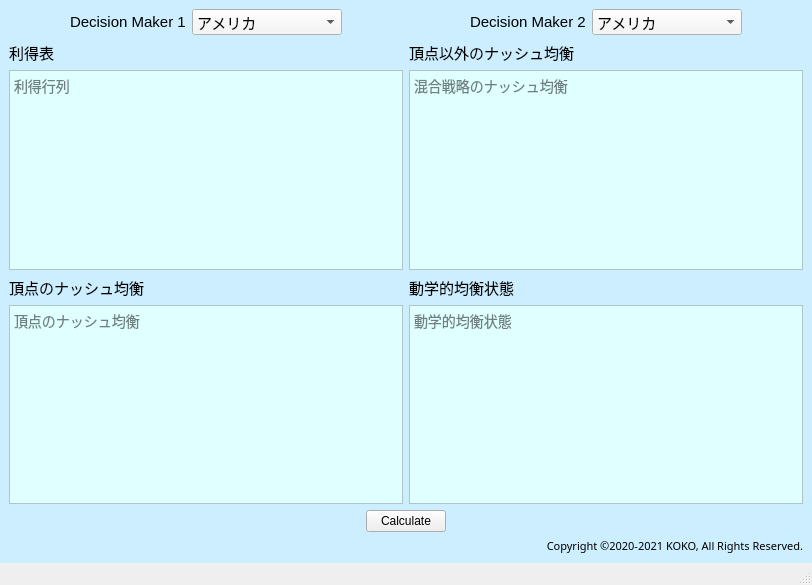
<?xml version="1.0" encoding="UTF-8"?>
<ui version="4.0">
 <class>MainWindow</class>
 <widget class="QMainWindow" name="MainWindow">
  <property name="geometry">
   <rect>
    <x>0</x>
    <y>0</y>
    <width>812</width>
    <height>585</height>
   </rect>
  </property>
  <property name="sizePolicy">
   <sizepolicy hsizetype="Fixed" vsizetype="Fixed">
    <horstretch>0</horstretch>
    <verstretch>0</verstretch>
   </sizepolicy>
  </property>
  <property name="windowTitle">
   <string>Equilibrium Calculator__version 0.0</string>
  </property>
  <widget class="QWidget" name="centralwidget">
   <property name="styleSheet">
    <string notr="true">.QWidget{
	background-color:#CCEEFF;
}
.QTextBrowser{
	background-color:#E0FFFF;
	font-size:14px
}
.QComboBox{
	background-color:	#F5F5F5;
	font-size:15px;
}
.QLabel{
	font-size:15px;
	font-weight:490;
	
}</string>
   </property>
   <layout class="QVBoxLayout" name="verticalLayout_6">
    <item>
     <layout class="QVBoxLayout" name="verticalLayout_5">
      <item>
       <layout class="QHBoxLayout" name="horizontalLayout">
        <item>
         <spacer name="horizontalSpacer">
          <property name="orientation">
           <enum>Qt::Horizontal</enum>
          </property>
          <property name="sizeHint" stdset="0">
           <size>
            <width>40</width>
            <height>20</height>
           </size>
          </property>
         </spacer>
        </item>
        <item>
         <widget class="QLabel" name="label">
          <property name="text">
           <string>Decision Maker 1</string>
          </property>
         </widget>
        </item>
        <item>
         <widget class="QComboBox" name="comboBox_3">
          <item>
           <property name="text">
            <string>アメリカ</string>
           </property>
          </item>
          <item>
           <property name="text">
            <string>日本</string>
           </property>
          </item>
          <item>
           <property name="text">
            <string>ドイツ</string>
           </property>
          </item>
          <item>
           <property name="text">
            <string>イギリス</string>
           </property>
          </item>
          <item>
           <property name="text">
            <string>シンガポール</string>
           </property>
          </item>
          <item>
           <property name="text">
            <string>スイス</string>
           </property>
          </item>
          <item>
           <property name="text">
            <string>スウェーデン</string>
           </property>
          </item>
          <item>
           <property name="text">
            <string>フランス</string>
           </property>
          </item>
          <item>
           <property name="text">
            <string>中国</string>
           </property>
          </item>
          <item>
           <property name="text">
            <string>アラブ首長国連邦</string>
           </property>
          </item>
          <item>
           <property name="text">
            <string>サウジアラビア</string>
           </property>
          </item>
          <item>
           <property name="text">
            <string>インド</string>
           </property>
          </item>
          <item>
           <property name="text">
            <string>ロシア</string>
           </property>
          </item>
          <item>
           <property name="text">
            <string>ブラジル</string>
           </property>
          </item>
          <item>
           <property name="text">
            <string>インドネシア</string>
           </property>
          </item>
          <item>
           <property name="text">
            <string>エジプト</string>
           </property>
          </item>
          <item>
           <property name="text">
            <string>ルワンダ</string>
           </property>
          </item>
          <item>
           <property name="text">
            <string>ブータン</string>
           </property>
          </item>
          <item>
           <property name="text">
            <string>ミャンマー</string>
           </property>
          </item>
          <item>
           <property name="text">
            <string>ガンビア</string>
           </property>
          </item>
          <item>
           <property name="text">
            <string>中央アフリカ</string>
           </property>
          </item>
          <item>
           <property name="text">
            <string>ギニア</string>
           </property>
          </item>
          <item>
           <property name="text">
            <string>ザンビア</string>
           </property>
          </item>
          <item>
           <property name="text">
            <string>ウガンダ</string>
           </property>
          </item>
         </widget>
        </item>
        <item>
         <spacer name="horizontalSpacer_3">
          <property name="orientation">
           <enum>Qt::Horizontal</enum>
          </property>
          <property name="sizeHint" stdset="0">
           <size>
            <width>40</width>
            <height>20</height>
           </size>
          </property>
         </spacer>
        </item>
        <item>
         <spacer name="horizontalSpacer_2">
          <property name="orientation">
           <enum>Qt::Horizontal</enum>
          </property>
          <property name="sizeHint" stdset="0">
           <size>
            <width>40</width>
            <height>20</height>
           </size>
          </property>
         </spacer>
        </item>
        <item>
         <widget class="QLabel" name="label_2">
          <property name="text">
           <string>Decision Maker 2</string>
          </property>
         </widget>
        </item>
        <item>
         <widget class="QComboBox" name="comboBox_4">
          <item>
           <property name="text">
            <string>アメリカ</string>
           </property>
          </item>
          <item>
           <property name="text">
            <string>日本</string>
           </property>
          </item>
          <item>
           <property name="text">
            <string>ドイツ</string>
           </property>
          </item>
          <item>
           <property name="text">
            <string>イギリス</string>
           </property>
          </item>
          <item>
           <property name="text">
            <string>シンガポール</string>
           </property>
          </item>
          <item>
           <property name="text">
            <string>スイス</string>
           </property>
          </item>
          <item>
           <property name="text">
            <string>スウェーデン</string>
           </property>
          </item>
          <item>
           <property name="text">
            <string>フランス</string>
           </property>
          </item>
          <item>
           <property name="text">
            <string>中国</string>
           </property>
          </item>
          <item>
           <property name="text">
            <string>アラブ首長国連邦</string>
           </property>
          </item>
          <item>
           <property name="text">
            <string>サウジアラビア</string>
           </property>
          </item>
          <item>
           <property name="text">
            <string>インド</string>
           </property>
          </item>
          <item>
           <property name="text">
            <string>ロシア</string>
           </property>
          </item>
          <item>
           <property name="text">
            <string>ブラジル</string>
           </property>
          </item>
          <item>
           <property name="text">
            <string>インドネシア</string>
           </property>
          </item>
          <item>
           <property name="text">
            <string>エジプト</string>
           </property>
          </item>
          <item>
           <property name="text">
            <string>ルワンダ</string>
           </property>
          </item>
          <item>
           <property name="text">
            <string>ブータン</string>
           </property>
          </item>
          <item>
           <property name="text">
            <string>ミャンマー</string>
           </property>
          </item>
          <item>
           <property name="text">
            <string>ガンビア</string>
           </property>
          </item>
          <item>
           <property name="text">
            <string>中央アフリカ</string>
           </property>
          </item>
          <item>
           <property name="text">
            <string>ギニア</string>
           </property>
          </item>
          <item>
           <property name="text">
            <string>ザンビア</string>
           </property>
          </item>
          <item>
           <property name="text">
            <string>ウガンダ</string>
           </property>
          </item>
         </widget>
        </item>
        <item>
         <spacer name="horizontalSpacer_4">
          <property name="orientation">
           <enum>Qt::Horizontal</enum>
          </property>
          <property name="sizeHint" stdset="0">
           <size>
            <width>40</width>
            <height>20</height>
           </size>
          </property>
         </spacer>
        </item>
       </layout>
      </item>
      <item>
       <layout class="QHBoxLayout" name="horizontalLayout_3">
        <item>
         <layout class="QVBoxLayout" name="verticalLayout">
          <item>
           <widget class="QLabel" name="label_3">
            <property name="text">
             <string>利得表</string>
            </property>
           </widget>
          </item>
          <item>
           <widget class="QTextBrowser" name="textBrowser_1">
            <property name="placeholderText">
             <string>利得行列</string>
            </property>
           </widget>
          </item>
         </layout>
        </item>
        <item>
         <layout class="QVBoxLayout" name="verticalLayout_2">
          <item>
           <widget class="QLabel" name="label_4">
            <property name="text">
             <string>頂点以外のナッシュ均衡</string>
            </property>
           </widget>
          </item>
          <item>
           <widget class="QTextBrowser" name="textBrowser_2">
            <property name="placeholderText">
             <string>混合戦略のナッシュ均衡</string>
            </property>
           </widget>
          </item>
         </layout>
        </item>
       </layout>
      </item>
      <item>
       <layout class="QHBoxLayout" name="horizontalLayout_2">
        <item>
         <layout class="QVBoxLayout" name="verticalLayout_3">
          <item>
           <widget class="QLabel" name="label_5">
            <property name="text">
             <string>頂点のナッシュ均衡</string>
            </property>
           </widget>
          </item>
          <item>
           <widget class="QTextBrowser" name="textBrowser_3">
            <property name="placeholderText">
             <string>頂点のナッシュ均衡</string>
            </property>
           </widget>
          </item>
         </layout>
        </item>
        <item>
         <layout class="QVBoxLayout" name="verticalLayout_4">
          <item>
           <widget class="QLabel" name="label_6">
            <property name="text">
             <string>動学的均衡状態</string>
            </property>
           </widget>
          </item>
          <item>
           <widget class="QTextBrowser" name="textBrowser_4">
            <property name="placeholderText">
             <string>動学的均衡状態</string>
            </property>
           </widget>
          </item>
         </layout>
        </item>
       </layout>
      </item>
      <item>
       <layout class="QHBoxLayout" name="horizontalLayout_4">
        <item>
         <widget class="QPushButton" name="button">
          <property name="enabled">
           <bool>true</bool>
          </property>
          <property name="sizePolicy">
           <sizepolicy hsizetype="Fixed" vsizetype="Fixed">
            <horstretch>0</horstretch>
            <verstretch>0</verstretch>
           </sizepolicy>
          </property>
          <property name="text">
           <string>Calculate</string>
          </property>
         </widget>
        </item>
       </layout>
      </item>
     </layout>
    </item>
    <item>
     <widget class="QLabel" name="label_7">
      <property name="layoutDirection">
       <enum>Qt::LeftToRight</enum>
      </property>
      <property name="styleSheet">
       <string notr="true">QLabel{
	font-size:11px;
	font-weight:12;
	font-family:Microsoft YaHei;

}</string>
      </property>
      <property name="locale">
       <locale language="English" country="UnitedStates"/>
      </property>
      <property name="text">
       <string>Copyright ©2020-2021 KOKO, All Rights Reserved.</string>
      </property>
      <property name="textFormat">
       <enum>Qt::PlainText</enum>
      </property>
      <property name="alignment">
       <set>Qt::AlignRight|Qt::AlignTrailing|Qt::AlignVCenter</set>
      </property>
     </widget>
    </item>
   </layout>
  </widget>
  <widget class="QMenuBar" name="menubar">
   <property name="geometry">
    <rect>
     <x>0</x>
     <y>0</y>
     <width>812</width>
     <height>23</height>
    </rect>
   </property>
  </widget>
  <widget class="QStatusBar" name="statusbar"/>
 </widget>
 <resources/>
 <connections/>
</ui>
